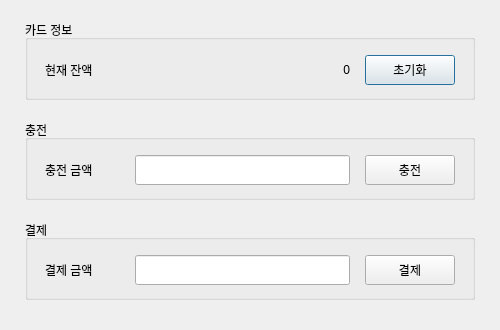
<?xml version="1.0" encoding="UTF-8"?>
<ui version="4.0">
 <class>Dialog</class>
 <widget class="QDialog" name="Dialog">
  <property name="geometry">
   <rect>
    <x>0</x>
    <y>0</y>
    <width>500</width>
    <height>330</height>
   </rect>
  </property>
  <property name="windowTitle">
   <string>Dialog</string>
  </property>
  <widget class="QGroupBox" name="groupBox">
   <property name="geometry">
    <rect>
     <x>25</x>
     <y>20</y>
     <width>450</width>
     <height>80</height>
    </rect>
   </property>
   <property name="title">
    <string>카드 정보</string>
   </property>
   <widget class="QPushButton" name="resetButton">
    <property name="geometry">
     <rect>
      <x>340</x>
      <y>35</y>
      <width>90</width>
      <height>30</height>
     </rect>
    </property>
    <property name="text">
     <string>초기화</string>
    </property>
   </widget>
   <widget class="QLabel" name="label">
    <property name="geometry">
     <rect>
      <x>20</x>
      <y>40</y>
      <width>70</width>
      <height>20</height>
     </rect>
    </property>
    <property name="text">
     <string>현재 잔액</string>
    </property>
    <property name="indent">
     <number>0</number>
    </property>
    <property name="openExternalLinks">
     <bool>false</bool>
    </property>
   </widget>
   <widget class="QLabel" name="totalLabel">
    <property name="geometry">
     <rect>
      <x>255</x>
      <y>40</y>
      <width>70</width>
      <height>20</height>
     </rect>
    </property>
    <property name="text">
     <string>0</string>
    </property>
    <property name="alignment">
     <set>Qt::AlignRight|Qt::AlignTrailing|Qt::AlignVCenter</set>
    </property>
    <property name="indent">
     <number>0</number>
    </property>
    <property name="openExternalLinks">
     <bool>false</bool>
    </property>
   </widget>
  </widget>
  <widget class="QGroupBox" name="groupBox_2">
   <property name="geometry">
    <rect>
     <x>25</x>
     <y>120</y>
     <width>450</width>
     <height>80</height>
    </rect>
   </property>
   <property name="title">
    <string>충전</string>
   </property>
   <widget class="QPushButton" name="chargeButton">
    <property name="geometry">
     <rect>
      <x>340</x>
      <y>35</y>
      <width>90</width>
      <height>30</height>
     </rect>
    </property>
    <property name="text">
     <string>충전</string>
    </property>
   </widget>
   <widget class="QLineEdit" name="chargeEdit">
    <property name="geometry">
     <rect>
      <x>110</x>
      <y>35</y>
      <width>215</width>
      <height>30</height>
     </rect>
    </property>
    <property name="alignment">
     <set>Qt::AlignRight|Qt::AlignTrailing|Qt::AlignVCenter</set>
    </property>
   </widget>
   <widget class="QLabel" name="label_2">
    <property name="geometry">
     <rect>
      <x>20</x>
      <y>40</y>
      <width>70</width>
      <height>20</height>
     </rect>
    </property>
    <property name="text">
     <string>충전 금액</string>
    </property>
    <property name="indent">
     <number>0</number>
    </property>
    <property name="openExternalLinks">
     <bool>false</bool>
    </property>
   </widget>
  </widget>
  <widget class="QGroupBox" name="groupBox_3">
   <property name="geometry">
    <rect>
     <x>25</x>
     <y>220</y>
     <width>450</width>
     <height>80</height>
    </rect>
   </property>
   <property name="title">
    <string>결제</string>
   </property>
   <widget class="QPushButton" name="paymentButton">
    <property name="geometry">
     <rect>
      <x>340</x>
      <y>35</y>
      <width>90</width>
      <height>30</height>
     </rect>
    </property>
    <property name="text">
     <string>결제</string>
    </property>
   </widget>
   <widget class="QLineEdit" name="paymentEdit">
    <property name="geometry">
     <rect>
      <x>110</x>
      <y>35</y>
      <width>215</width>
      <height>30</height>
     </rect>
    </property>
    <property name="alignment">
     <set>Qt::AlignRight|Qt::AlignTrailing|Qt::AlignVCenter</set>
    </property>
   </widget>
   <widget class="QLabel" name="label_3">
    <property name="geometry">
     <rect>
      <x>20</x>
      <y>40</y>
      <width>70</width>
      <height>20</height>
     </rect>
    </property>
    <property name="text">
     <string>결제 금액</string>
    </property>
    <property name="indent">
     <number>0</number>
    </property>
    <property name="openExternalLinks">
     <bool>false</bool>
    </property>
   </widget>
  </widget>
 </widget>
 <resources/>
 <connections/>
</ui>
